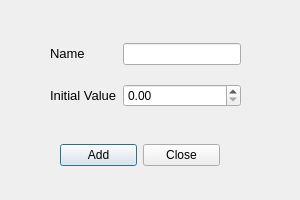
<?xml version="1.0" encoding="UTF-8"?>
<ui version="4.0">
 <class>addSpeciesDialog</class>
 <widget class="QDialog" name="addSpeciesDialog">
  <property name="geometry">
   <rect>
    <x>0</x>
    <y>0</y>
    <width>300</width>
    <height>200</height>
   </rect>
  </property>
  <property name="windowTitle">
   <string>Add Species...</string>
  </property>
  <property name="windowIcon">
   <iconset>
    <normaloff>bio2012.ico</normaloff>bio2012.ico</iconset>
  </property>
  <widget class="QWidget" name="gridLayoutWidget">
   <property name="geometry">
    <rect>
     <x>50</x>
     <y>30</y>
     <width>191</width>
     <height>90</height>
    </rect>
   </property>
   <layout class="QGridLayout" name="gridLayout">
    <item row="1" column="1">
     <widget class="QLabel" name="label_2">
      <property name="text">
       <string>&lt;!DOCTYPE HTML PUBLIC &quot;-//W3C//DTD HTML 4.0//EN&quot; &quot;http://www.w3.org/TR/REC-html40/strict.dtd&quot;&gt;
&lt;html&gt;&lt;head&gt;&lt;meta name=&quot;qrichtext&quot; content=&quot;1&quot; /&gt;&lt;style type=&quot;text/css&quot;&gt;
p, li { white-space: pre-wrap; }
&lt;/style&gt;&lt;/head&gt;&lt;body style=&quot; font-family:'MS Shell Dlg 2'; font-size:8.25pt; font-weight:400; font-style:normal;&quot;&gt;
&lt;p style=&quot; margin-top:0px; margin-bottom:0px; margin-left:0px; margin-right:0px; -qt-block-indent:0; text-indent:0px;&quot;&gt;&lt;span style=&quot; font-size:10pt;&quot;&gt;Initial Value&lt;/span&gt;&lt;/p&gt;&lt;/body&gt;&lt;/html&gt;</string>
      </property>
     </widget>
    </item>
    <item row="0" column="1">
     <widget class="QLabel" name="label">
      <property name="text">
       <string>&lt;!DOCTYPE HTML PUBLIC &quot;-//W3C//DTD HTML 4.0//EN&quot; &quot;http://www.w3.org/TR/REC-html40/strict.dtd&quot;&gt;
&lt;html&gt;&lt;head&gt;&lt;meta name=&quot;qrichtext&quot; content=&quot;1&quot; /&gt;&lt;style type=&quot;text/css&quot;&gt;
p, li { white-space: pre-wrap; }
&lt;/style&gt;&lt;/head&gt;&lt;body style=&quot; font-family:'MS Shell Dlg 2'; font-size:8.25pt; font-weight:400; font-style:normal;&quot;&gt;
&lt;p style=&quot; margin-top:0px; margin-bottom:0px; margin-left:0px; margin-right:0px; -qt-block-indent:0; text-indent:0px;&quot;&gt;&lt;span style=&quot; font-size:10pt;&quot;&gt;Name&lt;/span&gt;&lt;/p&gt;&lt;/body&gt;&lt;/html&gt;</string>
      </property>
     </widget>
    </item>
    <item row="0" column="2">
     <widget class="QLineEdit" name="nameToAdd"/>
    </item>
    <item row="1" column="2">
     <widget class="QDoubleSpinBox" name="doubleSpinBox"/>
    </item>
   </layout>
  </widget>
  <widget class="QWidget" name="horizontalLayoutWidget">
   <property name="geometry">
    <rect>
     <x>60</x>
     <y>130</y>
     <width>160</width>
     <height>51</height>
    </rect>
   </property>
   <layout class="QHBoxLayout" name="horizontalLayout">
    <item>
     <widget class="QPushButton" name="addButton">
      <property name="text">
       <string>Add</string>
      </property>
     </widget>
    </item>
    <item>
     <widget class="QPushButton" name="cancelButton">
      <property name="text">
       <string>Close</string>
      </property>
     </widget>
    </item>
   </layout>
  </widget>
 </widget>
 <resources/>
 <connections/>
</ui>
